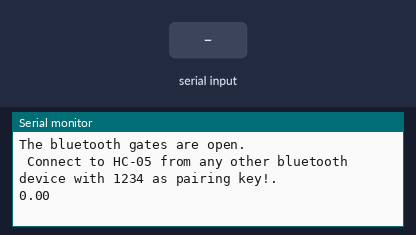
Recording of a sketch running on a simulated Arduino Uno, built with avr-gcc and run on an emulated ATmega328P. Shown: the last lines printed to the serial monitor. The inputs (shaded band) are chosen by the test bench.

Above: at 1.2 s.
1.3 s: "90,45\n" received over Serial
At 2.6 s:
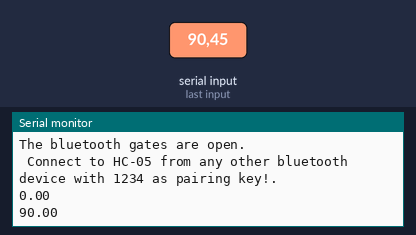
2.8 s: "30,150\n" received over Serial
At 6.2 s:
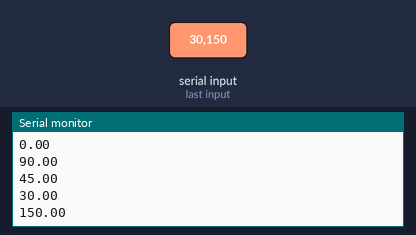
Timing chart, 0 to 7.7 s (numbered marks = the images above; inputs shaded):
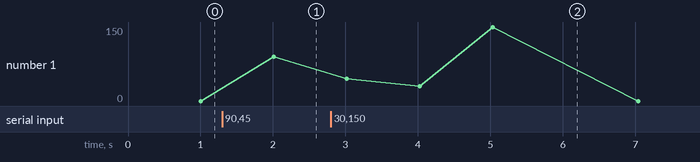

The sketch:

UNO_code.ino
```cpp
#include <SoftwareSerial.h>
SoftwareSerial QuartzBT(10, 11); // RX | TX

void setup() {
  Serial.begin(115200);
  QuartzBT.begin(9600);
  Serial.println("The bluetooth gates are open.\n Connect to HC-05 from any other bluetooth device with 1234 as pairing key!.");
}

void loop() {
   float n = Serial.parseFloat();
   Serial.println(n);
   QuartzBT.println(n);
   delay(1000);

}
```

Measured:
- after the input at 1.3 s, the serial monitor: prints a new line after 0.71 s (image 1)
- after the input at 2.8 s, the serial monitor: prints a new line after 1.2 s (image 2)
- plotted number 1: 0 → 90 after the input at 1.3 s
